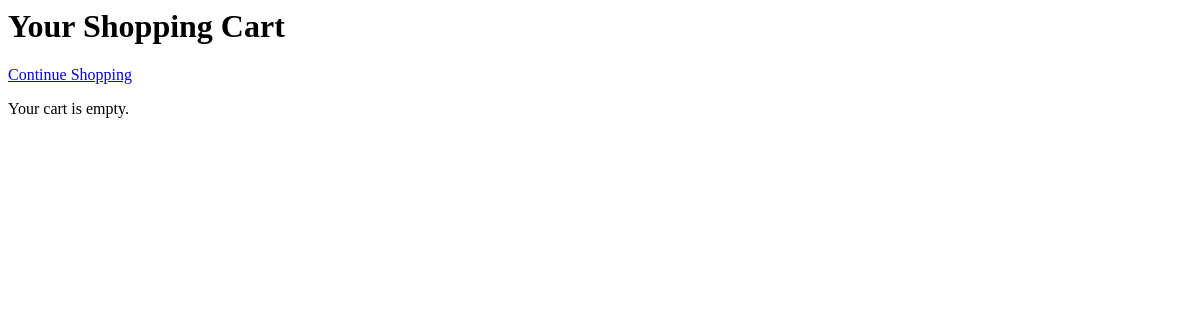
The page /cart/ (signed in) on the database as committed earlier.
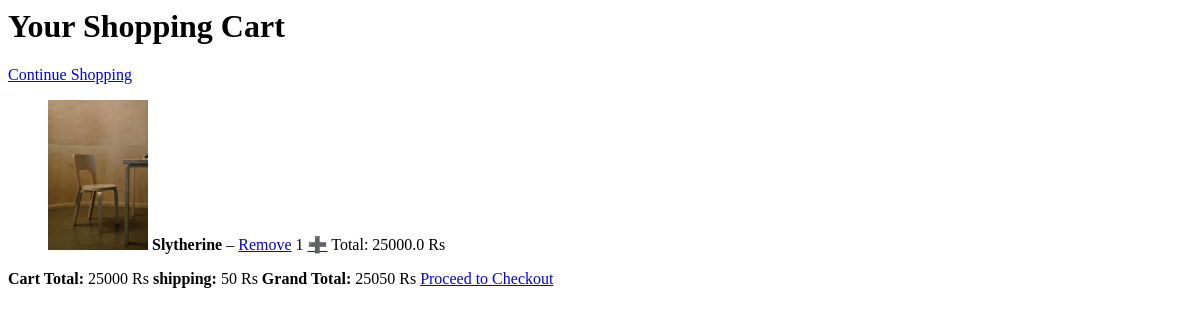
The same page on the database as committed later.
### shop/models.py (models this page shows, shortened)
class CartItem(models.Model):
    cart = models.ForeignKey(Cart, on_delete=models.CASCADE)
    furniture = models.ForeignKey(Furniture, on_delete=models.CASCADE)
    quantity = models.PositiveIntegerField(default=1)

class Furniture(models.Model):
    name = models.CharField(max_length=100)
    category = models.CharField(max_length=50)
    price = models.PositiveIntegerField(default=0)
    description = models.TextField(blank=True)
    image = models.ImageField(upload_to='furniture_images/')

### shop/views.py (the view)
# urls.py: path('cart/', views.cart_detail, name='cart_detail'),
@login_required
def cart_detail(request):
    cart, created = Cart.objects.get_or_create(user=request.user)
    items = CartItem.objects.filter(cart=cart)
    total = sum(item.furniture.price * item.quantity for item in items)
    shipping = 50  # Fixed shipping cost
    GrandTotal = total + shipping  # Add shipping cost to total
    return render(request, 'shop/cart.html', {'items': items, 'total': total, 'GrandTotal': GrandTotal, 'shipping': shipping})

### shop/templatetags/cart_extras.py (called while the page is built)
@register.filter
def multiply(value, arg):
    print("Running multiply:", value, arg)
    try:
        result = float(value) * float(arg)
        return result
    except (ValueError, TypeError):
        return 'Hello'

### shop/templates/shop/cart.html (shortened to what this page needs)
{% load cart_extras %}
{% load static %}
{% block content %}
<body>
<h1>Your Shopping Cart</h1>
<div class="cart-actions">
  <a href="{% url 'home' %}">Continue Shopping</a>
{% if items %}
  <ul>
    {% for item in items %}
    {% if item.quantity > 1 %}
      <li>
        <img src="{{ item.furniture.image.url }}" width="100" />
        <strong>{{ item.furniture.name }}</strong> –
        <a href="{% url 'decrease_quantity' item.id %}">➖</a>
        {{ item.quantity }}
        <a href="{% url 'increase_quantity' item.id %}">➕</a>
        <br>
        <a><strong>Cart Total:</strong> {{ total }} Rs</a>
    {% else %}
    <img src="{{ item.furniture.image.url }}" width="100" />
        <strong>{{ item.furniture.name }}</strong> –
        <a href="{% url 'decrease_quantity' item.id %}">Remove</a>
        {{ item.quantity }}
        <a href="{% url 'increase_quantity' item.id %}">➕</a>
        Total: {{ item.quantity|multiply:item.furniture.price }} Rs
    {% endif %}
    {% endfor %}
  </ul>
  <a><strong>Cart Total:</strong> {{ total }} Rs</a>
  <a><strong>shipping:</strong> {{ shipping }} Rs</a>
  <a><strong>Grand Total:</strong> {{ GrandTotal }} Rs</a>
  <a href="{% url 'checkout' %}" class="checkout-button">Proceed to Checkout</a>
{% else %}
  <p>Your cart is empty.</p>
{% endif %}
{% endblock %}
</body>

Rows that differ between the two databases and show on the page:
added CartItem: furniture.image (picture), furniture.name "Slytherine", quantity "1", quantity|multiply "25000.0"
Other text that changed with them:
{{ total }}: (not shown) → "25000"
{{ shipping }}: (not shown) → "50"
{{ GrandTotal }}: (not shown) → "25050"
text no longer shown: "Your cart is empty."
text now shown: "Cart Total: Rs shipping: Rs Grand Total: Rs Proceed to Checkout"
